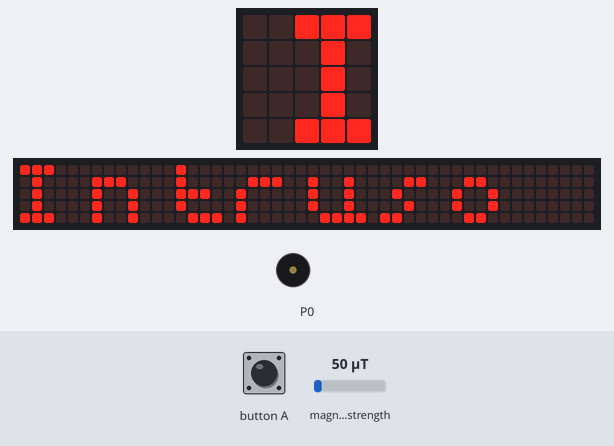
Bench run of a program on a simulated BBC micro:bit (MakeCode). Shown: the board's 5×5 LED display, a strip that is not on the board, showing the scrolling text unrolled, buzzer (waves = sounding). Inputs (shaded band) come from the test bench; at power-on: magnetic field strength 50 µT. The 48×5 strip is a reading aid, not a part: it shows the text the display is scrolling, unrolled, one strip-width of it at a time.

Above: at 4.6 s.
4.7 s: button A pressed for 0.15 s
At 13.64 s:
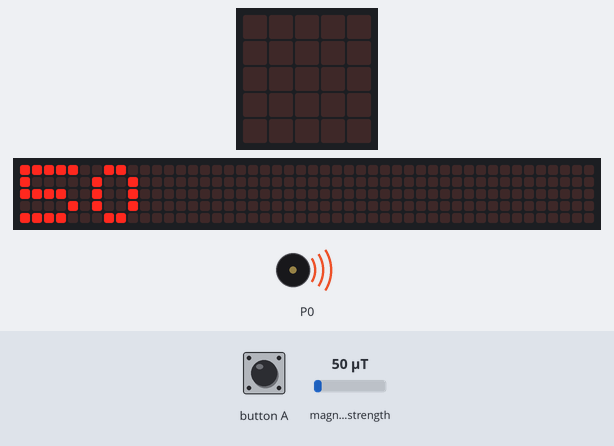
At 14.6 s:
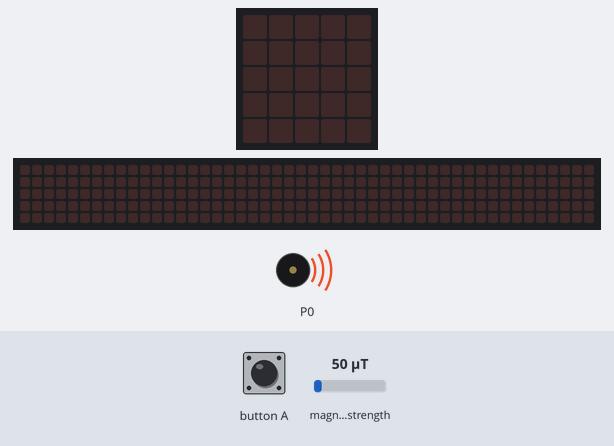
Timing chart, 0 to 27.6 s (numbered marks = the images above; inputs shaded):
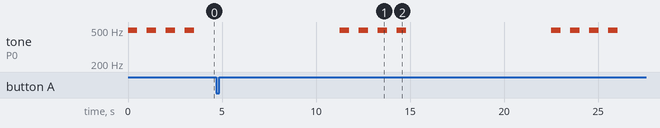

Measured:
- after the input at 4.7 s, the display: first differs from a run without the input after 6.5 s (image 1)
- what the display in image 1 shows lasts 0.4 s, from 13.5 s to 13.9 s

The program:

main.ts
```typescript
input.onButtonPressed(Button.A, function () {
    basic.showString("" + (input.magneticForce(Dimension.Strength)))
})
basic.forever(function () {
    if (input.magneticForce(Dimension.Strength) < 2100) {
        music.playMelody("B - B - B - B - ", 120)
        basic.showString("Intruso")
    }
})
```

test.ts
```typescript
// aquí va el archivo "tests"; esto no se compilará cuando este paquete se utilice como una extensión.
```
